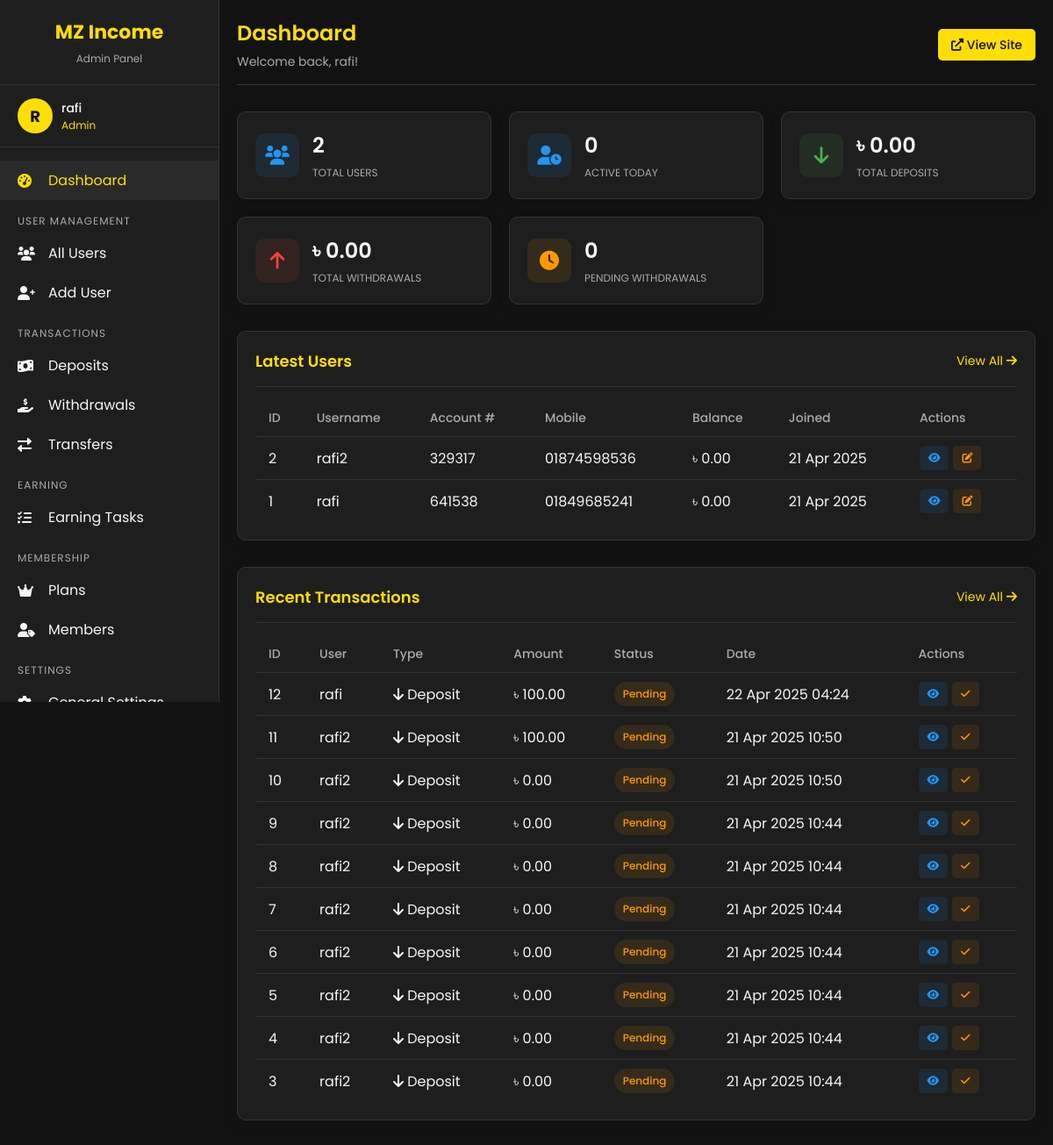
Page /admin/dashboard.php (signed in) on the committed database.
### tables this page shows
CREATE TABLE `users` (
  `id` int(11) NOT NULL,
  `username` varchar(50) NOT NULL,
  `password` varchar(255) NOT NULL,
  `mobile` varchar(15) NOT NULL,
  `account_number` varchar(6) NOT NULL,
  `balance` decimal(12,2) NOT NULL DEFAULT 0.00,
  `referral_code` varchar(10) NOT NULL,
  `referred_by` varchar(50) DEFAULT NULL,
  `membership_id` int(11) DEFAULT 1,
  `status` enum('active','suspended','blocked') NOT NULL DEFAULT 'active',
  `created_at` timestamp NOT NULL DEFAULT current_timestamp(),
  `updated_at` timestamp NOT NULL DEFAULT current_timestamp() ON UPDATE current_timestamp()
);

CREATE TABLE `transactions` (
  `id` int(11) NOT NULL,
  `user_id` int(11) NOT NULL,
  `type` enum('deposit','withdraw','transfer','bonus','earning') NOT NULL,
  `amount` decimal(12,2) NOT NULL,
  `fee` decimal(12,2) NOT NULL DEFAULT 0.00,
  `status` enum('pending','completed','rejected','cancelled') NOT NULL DEFAULT 'pending',
  `recipient_id` int(11) DEFAULT NULL,
  `payment_method` varchar(50) DEFAULT NULL,
  `transaction_details` text DEFAULT NULL,
  `admin_note` text DEFAULT NULL,
  `reference_id` varchar(20) DEFAULT NULL,
  `created_at` timestamp NOT NULL DEFAULT current_timestamp(),
  `updated_at` timestamp NOT NULL DEFAULT current_timestamp() ON UPDATE current_timestamp()
);

### admin/dashboard.php (the view, shortened to what this page needs)
<?php
$admin_username = $_SESSION['admin_username'] ?? 'Admin';
$admin_role = $_SESSION['admin_role'] ?? 'admin';
$admin_name = $_SESSION['admin_name'] ?? 'Administrator';
$host = 'localhost';
$db_name = 'qydipzkd_Income';
$username = 'qydipzkd_Income';
$password = 'income314@';
try {
    $conn = new PDO("mysql:host=$host;dbname=$db_name", $username, $password);
    $conn->setAttribute(PDO::ATTR_ERRMODE, PDO::ERRMODE_EXCEPTION);
    $stmt = $conn->query("SELECT COUNT(*) as total FROM users");
    $total_users = $stmt->fetch(PDO::FETCH_ASSOC)['total'];
    $stmt = $conn->query("SELECT COUNT(*) as total FROM activity_logs WHERE activity_type = 'login' AND DATE(created_at) = CURDATE()");
    $active_users = $stmt->fetch(PDO::FETCH_ASSOC)['total'];
    $stmt = $conn->query("SELECT COALESCE(SUM(amount), 0) as total FROM transactions WHERE type = 'deposit' AND status = 'completed'");
    $total_deposits = $stmt->fetch(PDO::FETCH_ASSOC)['total'];
    $stmt = $conn->query("SELECT COALESCE(SUM(amount), 0) as total FROM transactions WHERE type = 'withdraw' AND status = 'completed'");
    $total_withdrawals = $stmt->fetch(PDO::FETCH_ASSOC)['total'];
    $stmt = $conn->query("SELECT COUNT(*) as total FROM transactions WHERE type = 'withdraw' AND status = 'pending'");
    $pending_withdrawals = $stmt->fetch(PDO::FETCH_ASSOC)['total'];
    $stmt = $conn->query("SELECT id, username, account_number, mobile, balance, created_at FROM users ORDER BY id DESC LIMIT 5");
    $latest_users = $stmt->fetchAll(PDO::FETCH_ASSOC);
    $stmt = $conn->query("SELECT t.id, t.amount, t.type, t.status, t.created_at, u.username
                          FROM transactions t
                          JOIN users u ON t.user_id = u.id
                          ORDER BY t.id DESC LIMIT 10");
    $recent_transactions = $stmt->fetchAll(PDO::FETCH_ASSOC);
} catch(PDOException $e) {
    $error = 'Database error: ' . $e->getMessage();
}
?>
<!DOCTYPE html>
<html lang="en">
<head>
    <link rel="stylesheet" href="https://cdnjs.cloudflare.com/ajax/libs/font-awesome/6.0.0/css/all.min.css">
</head>
<body>
    <div class="sidebar">
        <div class="sidebar-header">
            <h1>MZ Income</h1>
            <p>Admin Panel</p>
        </div>
        <div class="admin-info">
            <div class="admin-avatar">
                <?php echo strtoupper(substr($admin_username, 0, 1)); ?>
            </div>
            <div class="admin-details">
                <div class="admin-name"><?php echo htmlspecialchars($admin_name); ?></div>
                <div class="admin-role"><?php echo ucfirst(htmlspecialchars($admin_role)); ?></div>
            </div>
        </div>
        <div class="sidebar-menu">
            <a href="dashboard.php" class="menu-item active">
                <i class="fas fa-tachometer-alt"></i>
                <span>Dashboard</span>
            </a>
            <div class="menu-category">User Management</div>
            <a href="users/index.php" class="menu-item">
                <i class="fas fa-users"></i>
                <span>All Users</span>
            </a>
            <a href="users/add.php" class="menu-item">
                <i class="fas fa-user-plus"></i>
                <span>Add User</span>
            </a>
            <div class="menu-category">Transactions</div>
            <a href="transactions/deposits.php" class="menu-item">
                <i class="fas fa-money-bill-wave"></i>
                <span>Deposits</span>
            </a>
            <a href="transactions/withdrawals.php" class="menu-item">
                <i class="fas fa-hand-holding-usd"></i>
                <span>Withdrawals</span>
            </a>
            <a href="transactions/transfers.php" class="menu-item">
                <i class="fas fa-exchange-alt"></i>
                <span>Transfers</span>
            </a>
            <div class="menu-category">Earning</div>
            <a href="earning/tasks.php" class="menu-item">
                <i class="fas fa-tasks"></i>
                <span>Earning Tasks</span>
            </a>
            <div class="menu-category">Membership</div>
            <a href="membership/plans.php" class="menu-item">
                <i class="fas fa-crown"></i>
                <span>Plans</span>
            </a>
            <a href="membership/members.php" class="menu-item">
                <i class="fas fa-user-tag"></i>
                <span>Members</span>
            </a>
            <div class="menu-category">Settings</div>
            <a href="settings/general.php" class="menu-item">
                <i class="fas fa-cog"></i>
                <span>General Settings</span>
            </a>
        </div>
    </div>
    <div class="main-content">
        <div class="header">
            <div class="page-title">
                <h1>Dashboard</h1>
                <p>Welcome back, <?php echo htmlspecialchars($admin_name); ?>!</p>
            </div>
            <div class="header-actions">
                <a href="../index.php" target="_blank">
                    <i class="fas fa-external-link-alt"></i> View Site
                </a>
            </div>
        </div>
        <div class="stats-container">
            <div class="stat-card">
                <div class="stat-icon icon-users">
                    <i class="fas fa-users"></i>
                </div>
                <div class="stat-info">
                    <div class="stat-value"><?php echo number_format($total_users); ?></div>
                    <div class="stat-label">Total Users</div>
                </div>
            </div>
            <div class="stat-card">
                <div class="stat-icon icon-users">
                    <i class="fas fa-user-clock"></i>
                </div>
                <div class="stat-info">
                    <div class="stat-value"><?php echo number_format($active_users); ?></div>
                    <div class="stat-label">Active Today</div>
                </div>
            </div>
            <div class="stat-card">
                <div class="stat-icon icon-deposits">
                    <i class="fas fa-arrow-down"></i>
                </div>
                <div class="stat-info">
                    <div class="stat-value">৳ <?php echo number_format($total_deposits, 2); ?></div>
                    <div class="stat-label">Total Deposits</div>
                </div>
            </div>
            <div class="stat-card">
                <div class="stat-icon icon-withdrawals">
                    <i class="fas fa-arrow-up"></i>
                </div>
                <div class="stat-info">
                    <div class="stat-value">৳ <?php echo number_format($total_withdrawals, 2); ?></div>
                    <div class="stat-label">Total Withdrawals</div>
                </div>
            </div>
            <div class="stat-card">
                <div class="stat-icon icon-pending">
                    <i class="fas fa-clock"></i>
                </div>
                <div class="stat-info">
                    <div class="stat-value"><?php echo number_format($pending_withdrawals); ?></div>
                    <div class="stat-label">Pending Withdrawals</div>
                </div>
            </div>
        </div>
        <div class="data-card">
            <div class="card-header">
                <h3 class="card-title">Latest Users</h3>
                <a href="users/index.php" class="view-all">View All <i class="fas fa-arrow-right"></i></a>
            </div>
            <div class="table-responsive">
                <table>
                    <thead>
                        <tr>
                            <th>ID</th>
                            <th>Username</th>
                            <th>Account #</th>
                            <th>Mobile</th>
                            <th>Balance</th>
                            <th>Joined</th>
                            <th>Actions</th>
                        </tr>
                    </thead>
                    <tbody>
                        <?php if (!empty($latest_users)): ?>
                            <?php foreach ($latest_users as $user): ?>
                                <tr>
                                    <td><?php echo $user['id']; ?></td>
                                    <td><?php echo htmlspecialchars($user['username']); ?></td>
                                    <td><?php echo htmlspecialchars($user['account_number']); ?></td>
                                    <td><?php echo htmlspecialchars($user['mobile']); ?></td>
                                    <td>৳ <?php echo number_format($user['balance'], 2); ?></td>
                                    <td><?php echo date('d M Y', strtotime($user['created_at'])); ?></td>
                                    <td>
                                        <div class="action-buttons">
                                            <a href="users/view.php?id=<?php echo $user['id']; ?>" class="btn-action btn-view">
                                                <i class="fas fa-eye"></i>
                                            </a>
                                            <a href="users/edit.php?id=<?php echo $user['id']; ?>" class="btn-action btn-edit">
                                                <i class="fas fa-edit"></i>
                                            </a>
                                        </div>
                                    </td>
                                </tr>
                            <?php endforeach; ?>
                        <?php else: ?>
                            <tr>
                                <td colspan="7" style="text-align: center;">No users found</td>
                            </tr>
                        <?php endif; ?>
                    </tbody>
                </table>
            </div>
        </div>
        <div class="data-card">
            <div class="card-header">
                <h3 class="card-title">Recent Transactions</h3>
                <a href="transactions/index.php" class="view-all">View All <i class="fas fa-arrow-right"></i></a>
            </div>
            <div class="table-responsive">
                <table>
                    <thead>
                        <tr>
                            <th>ID</th>
                            <th>User</th>
                            <th>Type</th>
                            <th>Amount</th>
                            <th>Status</th>
                            <th>Date</th>
                            <th>Actions</th>
                        </tr>
                    </thead>
                    <tbody>
                        <?php if (!empty($recent_transactions)): ?>
                            <?php foreach ($recent_transactions as $transaction): ?>
                                <tr>
                                    <td><?php echo $transaction['id']; ?></td>
                                    <td><?php echo htmlspecialchars($transaction['username']); ?></td>
                                    <td>
                                        <?php
                                        $type_icon = '';
                                        switch ($transaction['type']) {
                                            case 'deposit':
                                                $type_icon = '<i class="fas fa-arrow-down text-success"></i>';
                                                $type_text = 'Deposit';
                                                break;
                                        }
                                        echo $type_icon . ' ' . $type_text;
                                        ?>
                                    </td>
                                    <td>৳ <?php echo number_format($transaction['amount'], 2); ?></td>
                                    <td>
                                        <?php
                                        $status_class = '';
                                        switch ($transaction['status']) {
                                            case 'pending':
                                                $status_class = 'status-pending';
                                                break;
                                        }
                                        ?>
                                        <span class="status-badge <?php echo $status_class; ?>">
                                            <?php echo ucfirst($transaction['status']); ?>
                                        </span>
                                    </td>
                                    <td><?php echo date('d M Y H:i', strtotime($transaction['created_at'])); ?></td>
                                    <td>
                                        <div class="action-buttons">
                                            <a href="transactions/view.php?id=<?php echo $transaction['id']; ?>" class="btn-action btn-view">
                                                <i class="fas fa-eye"></i>
                                            </a>
                                            <?php if ($transaction['status'] == 'pending'): ?>
                                                <a href="transactions/process.php?id=<?php echo $transaction['id']; ?>" class="btn-action btn-edit">
                                                    <i class="fas fa-check"></i>
                                                </a>
                                            <?php endif; ?>
                                        </div>
                                    </td>
                                </tr>
                            <?php endforeach; ?>
                        <?php else: ?>
                            <tr>
                                <td colspan="7" style="text-align: center;">No transactions found</td>
                            </tr>
                        <?php endif; ?>
                    </tbody>
                </table>
            </div>
        </div>
    </div>
</body>
</html>

### rows in the picture
users: id "2", username "rafi2", account_number "329317", mobile "01874598536", balance "0.00", created_at "21 Apr 2025"
users: id "1", username "rafi", account_number "641538", mobile "01849685241", balance "0.00", created_at "21 Apr 2025"
transactions: id "12", user.username "rafi", type "Deposit", amount "100.00", status "Pending", created_at "22 Apr 2025 04:24"
transactions: id "11", user.username "rafi2", type "Deposit", amount "100.00", status "Pending", created_at "21 Apr 2025 10:50"
transactions: id "10", user.username "rafi2", type "Deposit", amount "0.00", status "Pending", created_at "21 Apr 2025 10:50"
transactions: id "9", user.username "rafi2", type "Deposit", amount "0.00", status "Pending", created_at "21 Apr 2025 10:44"
transactions: id "8", user.username "rafi2", type "Deposit", amount "0.00", status "Pending", created_at "21 Apr 2025 10:44"
transactions: id "7", user.username "rafi2", type "Deposit", amount "0.00", status "Pending", created_at "21 Apr 2025 10:44"
transactions: id "6", user.username "rafi2", type "Deposit", amount "0.00", status "Pending", created_at "21 Apr 2025 10:44"
transactions: id "5", user.username "rafi2", type "Deposit", amount "0.00", status "Pending", created_at "21 Apr 2025 10:44"
transactions: id "4", user.username "rafi2", type "Deposit", amount "0.00", status "Pending", created_at "21 Apr 2025 10:44"
transactions: id "3", user.username "rafi2", type "Deposit", amount "0.00", status "Pending", created_at "21 Apr 2025 10:44"

### other values in the picture
substr($admin_username, 0, 1) "R"
$admin_name "rafi"
$admin_role "Admin"
$total_users "2"
$active_users "0"
$total_deposits "0.00"
$total_withdrawals "0.00"
$pending_withdrawals "0"
